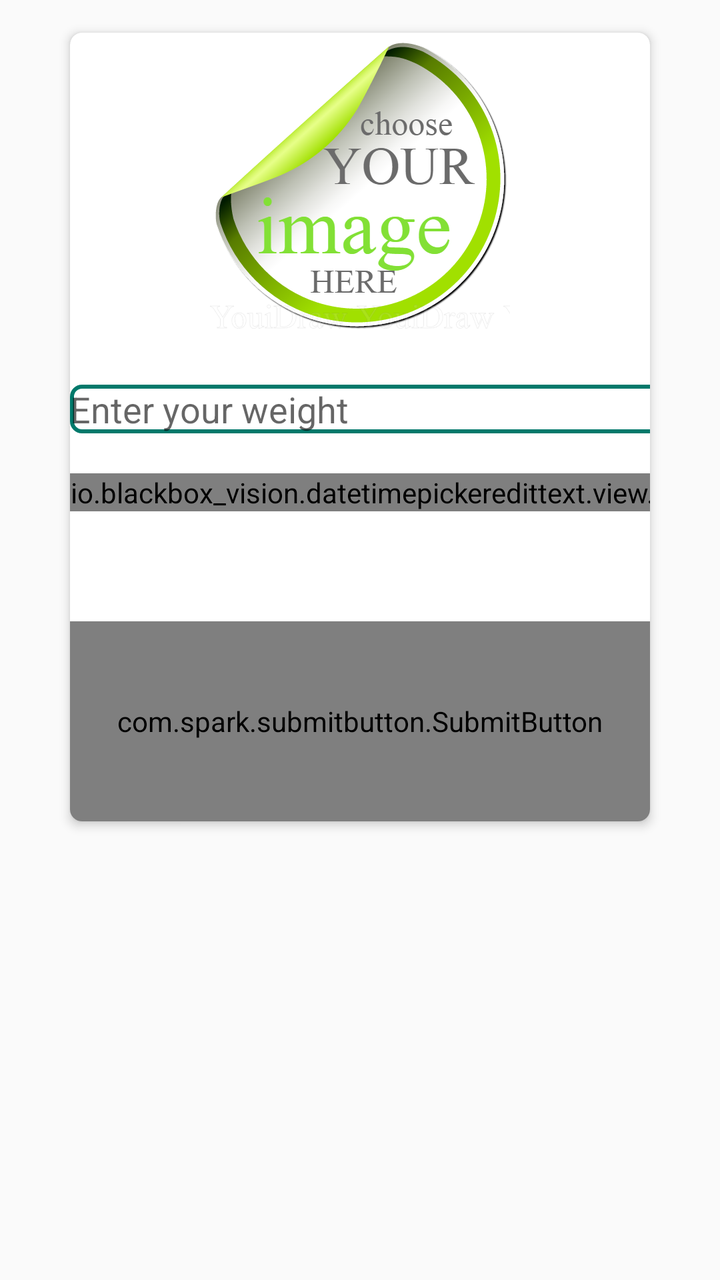
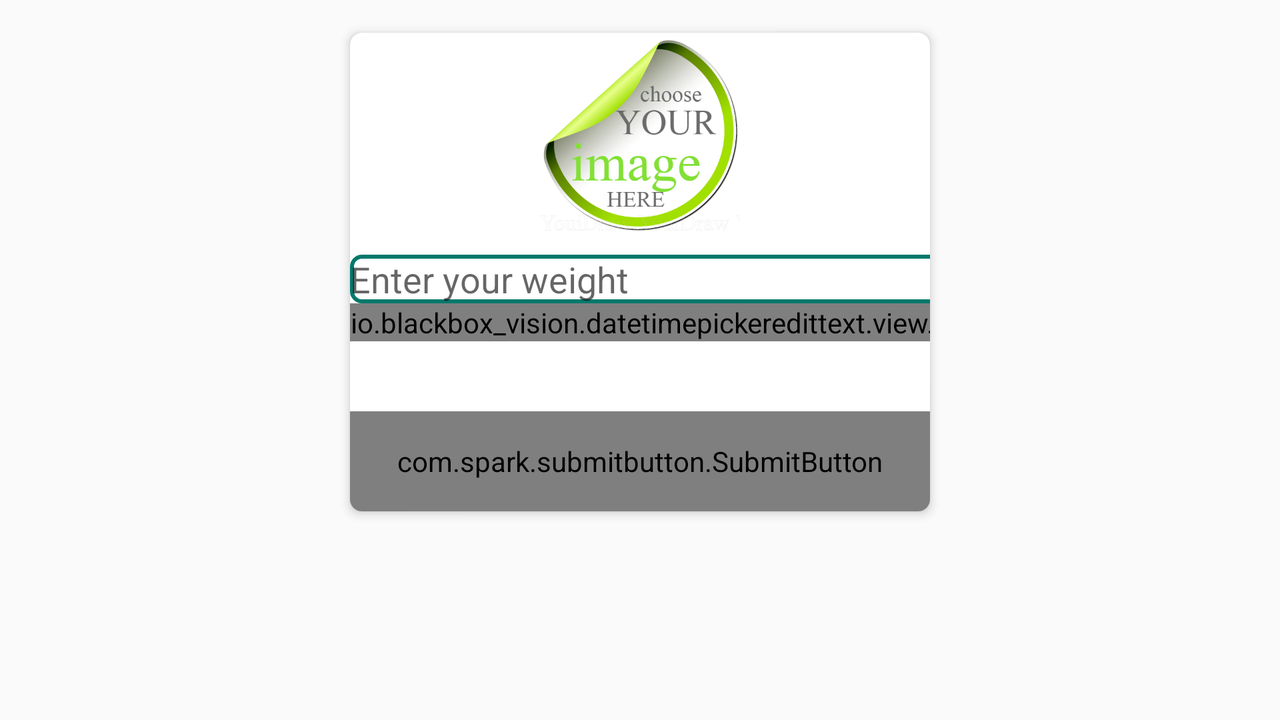

The same Android screen from two of the app's own layout files: first res/layout/ as a phone draws it, then the author's variant for another configuration, drawn on a device whose configuration selects that folder. Both files follow.
<!-- AndroidManifest.xml: application theme AppTheme -->
<!-- res/layout/fragment_update_my_weight.xml -->
<RelativeLayout xmlns:android="http://schemas.android.com/apk/res/android"
    xmlns:app="http://schemas.android.com/apk/res-auto"
    xmlns:tools="http://schemas.android.com/tools"
    android:layout_width="match_parent"
    android:layout_height="match_parent"
    tools:context="com.fragments.UpdateMyWeight">

    


    <android.support.v7.widget.CardView
        android:id="@+id/cvFragmentMainAddNewPlan"
        android:layout_width="300dp"
        android:layout_height="wrap_content"
        android:layout_centerHorizontal="true"
        android:layout_marginTop="10dp"
        app:cardCornerRadius="6dp"
        app:cardElevation="3dp"
        app:cardUseCompatPadding="true">

        <TableLayout
            android:layout_width="match_parent"
            android:layout_height="wrap_content">

            <TableRow
                android:layout_marginBottom="5dp"
                android:gravity="center">

                <RelativeLayout
                    android:layout_width="match_parent"
                    android:layout_height="wrap_content">

                    <ImageView
                        android:id="@+id/ivFragmentUpdateMyWeightUserImage"
                        android:layout_width="150dp"
                        android:layout_height="150dp"
                        android:layout_centerHorizontal="true"
                        android:layout_marginTop="1dp"
                        android:src="@drawable/add_image"
                        android:tag="add_image" />

                    <ImageView
                        android:id="@+id/ivFragmentUpdateMyWeightEditUserImage"
                        android:layout_width="50dp"
                        android:layout_height="50dp"
                        android:layout_alignParentEnd="true"
                        android:layout_alignTop="@+id/ivFragmentUpdateMyWeightUserImage"
                        android:layout_marginTop="16dp"
                        android:src="@drawable/edit" />
                </RelativeLayout>

            </TableRow>

            <TableRow android:layout_marginTop="20dp">

                <EditText
                    android:id="@+id/etFragmentUpdateMyWeight"
                    android:layout_width="match_parent"
                    android:layout_height="wrap_content"
                    android:background="@drawable/normal_border"
                    android:hint="@string/enter_your_weight"
                    android:inputType="numberDecimal" />


            </TableRow>

            <TableRow android:layout_marginTop="20dp">

                <android.support.design.widget.TextInputLayout
                    android:id="@+id/dateTextInputLayout"
                    android:layout_width="match_parent"
                    android:layout_height="wrap_content"
                    android:layout_marginBottom="8dp">

                    <io.blackbox_vision.datetimepickeredittext.view.DatePickerEditText
                        android:id="@+id/etFragmentUpdateMyWeightDatePicker"
                        android:layout_width="match_parent"
                        android:layout_height="wrap_content"
                        android:layout_marginBottom="8dp"
                        android:background="@drawable/normal_border"
                        android:hint="@string/select_date"
                        app:dateFormat="yyyy/MM/dd"
                        app:maxDate="01/01/2050"
                        app:minDate="01/01/1981" />

                </android.support.design.widget.TextInputLayout>

            </TableRow>

            <TableRow
                android:layout_marginTop="10dp"
                android:gravity="center">

                <TextView
                    android:id="@+id/tvFragmentUpdateMyWeightErrorMessage"
                    android:text=""
                    android:textColor="@color/red_background"
                    android:textStyle="bold" />
            </TableRow>

            <TableRow
                android:layout_marginTop="10dp"
                android:gravity="center">

                <com.spark.submitbutton.SubmitButton
                    android:id="@+id/bFragmentUpdateMyWeight"
                    android:layout_width="100dp"
                    android:layout_height="100dp"
                    android:text="@string/update"
                    android:textColor="@color/gray"
                    app:sub_btn_background="@color/white"
                    app:sub_btn_duration="3000"
                    app:sub_btn_line_color="@color/teal_background"
                    app:sub_btn_ripple_color="@color/teal_background"
                    app:sub_btn_tick_color="@color/white" />
            </TableRow>
        </TableLayout>
    </android.support.v7.widget.CardView>


</RelativeLayout>
<!-- resources referenced by this layout -->
<resources>
  <color name="red_background">#D32F2F</color>
  <color name="teal_background">#00796B</color>
  <color name="white">#FFFFFF</color>
  <!-- drawable add_image: png bitmap (drawable, 87915 bytes) -->
  <!-- drawable normal_border (drawable) -->
  <?xml version="1.0" encoding="utf-8"?>
  <shape xmlns:android="http://schemas.android.com/apk/res/android"
      android:shape="rectangle">
  
      <corners android:radius="5dp" />
      <solid android:color="#ffffff" />
      <stroke
          android:width="2dip"
          android:color="@color/teal_background" />
  </shape>
  <string name="enter_your_weight">Enter your weight</string>
  <string name="select_date">Select date</string>
  <string name="update">Update</string>
  <style name="AppTheme" parent="Theme.AppCompat.Light.DarkActionBar">
          
          <item name="colorPrimary">@color/colorPrimary</item>
          <item name="colorPrimaryDark">@color/colorPrimaryDark</item>
          <item name="colorAccent">@color/colorAccent</item>
      </style>
  <color name="colorPrimary">#2196F3</color>
  <color name="colorPrimaryDark">#1976D2</color>
  <color name="colorAccent">#00BCD4</color>
</resources>
<!-- res/layout-land/fragment_update_my_weight.xml (the author's variant of the layout above) -->
<!-- drawn on the phone turned sideways -->
<RelativeLayout xmlns:android="http://schemas.android.com/apk/res/android"
    xmlns:app="http://schemas.android.com/apk/res-auto"
    xmlns:tools="http://schemas.android.com/tools"
    android:layout_width="match_parent"
    android:layout_height="match_parent"
    tools:context="com.fragments.UpdateMyWeightFragment">

    


    <android.support.v7.widget.CardView
        android:id="@+id/cvFragmentMainAddNewPlan"
        android:layout_width="300dp"
        android:layout_height="wrap_content"
        android:layout_centerHorizontal="true"
        android:layout_marginTop="10dp"
        app:cardCornerRadius="6dp"
        app:cardElevation="3dp"
        app:cardUseCompatPadding="true">

        <TableLayout
            android:layout_width="match_parent"
            android:layout_height="wrap_content">

            <TableRow
                android:layout_marginBottom="5dp"
                android:gravity="center">

                <RelativeLayout
                    android:layout_width="match_parent"
                    android:layout_height="wrap_content">

                    <ImageView
                        android:id="@+id/ivFragmentUpdateMyWeightUserImage"
                        android:layout_width="100dp"
                        android:layout_height="100dp"
                        android:layout_centerHorizontal="true"
                        android:layout_marginTop="1dp"
                        android:src="@drawable/add_image"
                        android:tag="add_image" />

                    <ImageView
                        android:id="@+id/ivFragmentUpdateMyWeightEditUserImage"
                        android:layout_width="30dp"
                        android:layout_height="30dp"
                        android:layout_marginTop="13dp"
                        android:src="@drawable/edit"
                        android:layout_alignTop="@+id/ivFragmentUpdateMyWeightUserImage"
                        android:layout_alignEnd="@+id/ivFragmentUpdateMyWeightUserImage" />
                </RelativeLayout>

            </TableRow>

            <TableRow android:layout_marginTop="5dp">

                <EditText
                    android:id="@+id/etFragmentUpdateMyWeight"
                    android:layout_width="match_parent"
                    android:layout_height="wrap_content"
                    android:background="@drawable/normal_border"
                    android:hint="@string/enter_your_weight"
                    android:inputType="numberDecimal" />


            </TableRow>

            <TableRow android:layout_marginTop="0dp">

                <android.support.design.widget.TextInputLayout
                    android:id="@+id/dateTextInputLayout"
                    android:layout_width="match_parent"
                    android:layout_height="wrap_content"
                    android:layout_marginBottom="8dp">

                    <io.blackbox_vision.datetimepickeredittext.view.DatePickerEditText
                        android:id="@+id/etFragmentUpdateMyWeightDatePicker"
                        android:layout_width="match_parent"
                        android:layout_height="wrap_content"
                        android:layout_marginBottom="8dp"
                        android:background="@drawable/normal_border"
                        android:hint="@string/select_date"
                        app:dateFormat="yyyy/MM/dd"
                        app:maxDate="01/01/2050"
                        app:minDate="01/01/1981" />

                </android.support.design.widget.TextInputLayout>

            </TableRow>

            <TableRow
                android:layout_marginTop="0dp"
                android:gravity="center">

                <TextView
                    android:id="@+id/tvFragmentUpdateMyWeightErrorMessage"
                    android:text=""
                    android:textColor="@color/red_background"
                    android:textStyle="bold" />
            </TableRow>

            <TableRow
                android:layout_marginTop="0dp"
                android:gravity="center">

                <com.spark.submitbutton.SubmitButton
                    android:id="@+id/bFragmentUpdateMyWeight"
                    android:layout_width="50dp"
                    android:layout_height="50dp"
                    android:text="@string/update"
                    android:textColor="@color/gray"
                    app:sub_btn_background="@color/white"
                    app:sub_btn_duration="3000"
                    app:sub_btn_line_color="@color/teal_background"
                    app:sub_btn_ripple_color="@color/teal_background"
                    app:sub_btn_tick_color="@color/white" />
            </TableRow>
        </TableLayout>
    </android.support.v7.widget.CardView>


</RelativeLayout>
